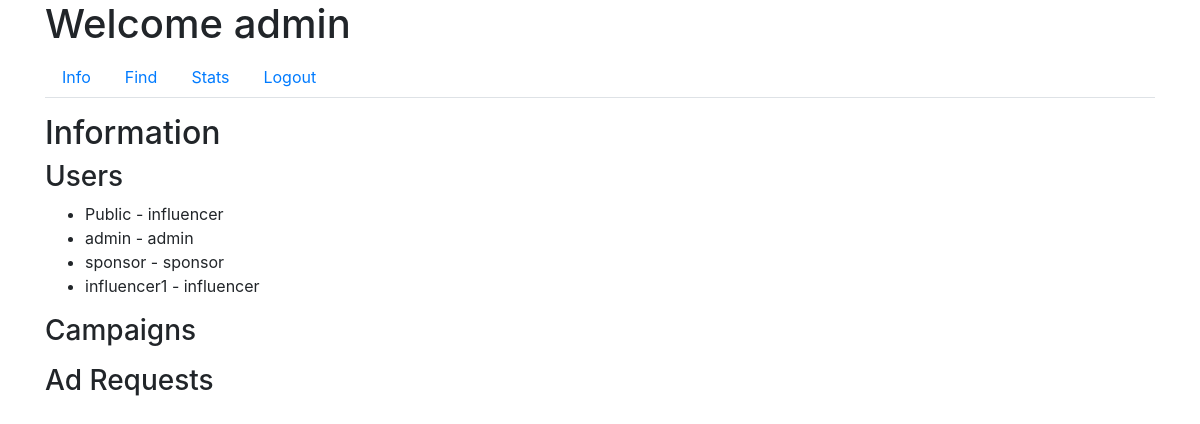
Before: /admin/info (signed in) with the older database file.
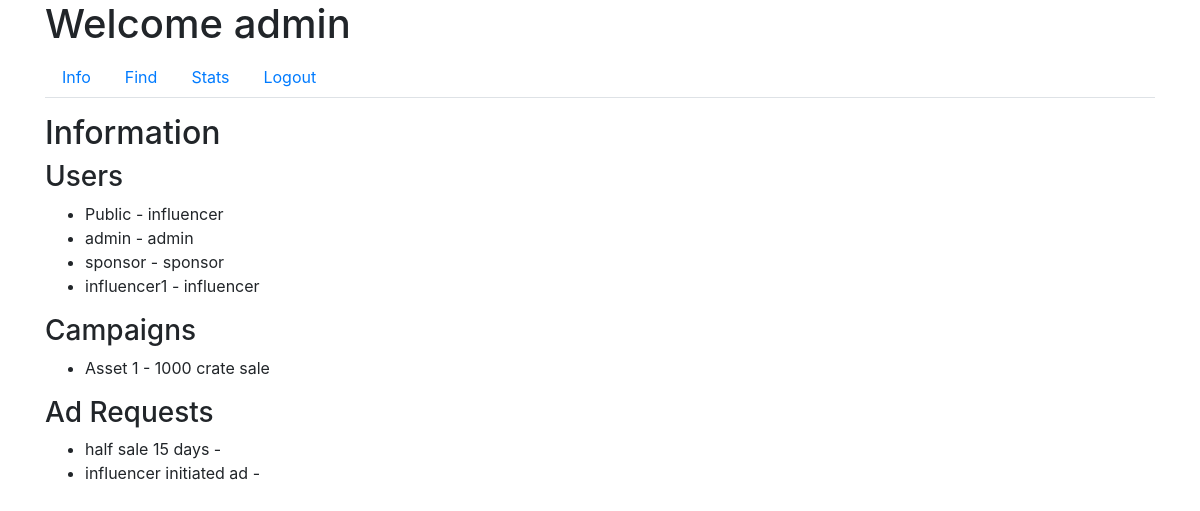
After: the same page with the newer database file.
### app/models.py (models this page shows, shortened)
class User(UserMixin, db.Model):
    id = db.Column(db.Integer, primary_key=True)
    username = db.Column(db.String(64), unique=True, nullable=False)
    email = db.Column(db.String(120), unique=True, nullable=False)
    password_hash = db.Column(db.String(128), nullable=False)
    role = db.Column(db.String(20), nullable=False)
    industry = db.Column(db.String(120))  # For Sponsors
    platforms = db.Column(db.Text)  # For Influencers
    category = db.Column(db.String(120))  # For Influencers
    niche = db.Column(db.String(120))  # For Influencers
    profile_pic = db.Column(db.String(20), nullable=False, default='download.png')
    flag = db.Column(db.Boolean, default=False, nullable=False)  # Add flag column

class Campaign(db.Model):
    id = db.Column(db.Integer, primary_key=True)
    name = db.Column(db.String(100), nullable=False)
    description = db.Column(db.Text, nullable=False)
    budget = db.Column(db.Float, nullable=False)
    visibility = db.Column(db.String(10), nullable=False)  # 'public', 'private'
    start_date = db.Column(db.Date, nullable=False)
    end_date = db.Column(db.Date, nullable=False)
    user_id = db.Column(db.Integer, db.ForeignKey('user.id'), nullable=False)
    ad_requests = db.relationship('AdRequest', backref='campaign', lazy=True)
    flag = db.Column(db.Boolean, default=False, nullable=False)  # Add flag column

class AdRequest(db.Model):
    id = db.Column(db.Integer, primary_key=True)
    campaign_id = db.Column(db.Integer, db.ForeignKey('campaign.id'), nullable=False)
    influencer_id = db.Column(db.Integer, db.ForeignKey('user.id'), nullable=False)
    requirements = db.Column(db.Text, nullable=False)
    payment_amount = db.Column(db.Float, nullable=False)
    status_influencer = db.Column(db.String(10), nullable=False)
    status_sponsor = db.Column(db.String(10), nullable=False)

### app/routes.py (the view)
@main.route('/admin/info')
@login_required
def admin_info():
    if current_user.role == 'admin':
        users = User.query.all()
        campaigns = Campaign.query.all()
        ad_requests = AdRequest.query.all()
        return render_template('admin_info.html', users=users, campaigns=campaigns, ad_requests=ad_requests)
    return redirect(url_for('main.home'))

### app/models.py (called while the page is built)
@login_manager.user_loader
def load_user(user_id):
    return User.query.get(int(user_id))

### app/templates/admin_info.html
{% extends "admin_dashboard.html" %}
{% block tab_content %}
<h2>Information</h2>
<h3>Users</h3>
<ul>
    {% for user in users %}
    <li>{{ user.username }} - {{ user.role }}</li>
    {% endfor %}
</ul>
<h3>Campaigns</h3>
<ul>
    {% for campaign in campaigns %}
    <li>{{ campaign.name }} - {{ campaign.description }}</li>
    {% endfor %}
</ul>
<h3>Ad Requests</h3>
<ul>
    {% for ad_request in ad_requests %}
    <li>{{ ad_request.requirements }} - {{ ad_request.status }}</li>
    {% endfor %}
</ul>
{% endblock %}

### app/templates/admin_dashboard.html (shortened to what this page needs)
{% extends "base.html" %}
{% block content %}
<h1>Welcome {{ current_user.username }}</h1>
<ul class="nav nav-tabs">
    <li class="nav-item">
        <a class="nav-link" href="{{ url_for('main.admin_info') }}">Info</a>
    </li>
    <li class="nav-item">
        <a class="nav-link" href="{{ url_for('main.admin_find') }}">Find</a>
    </li>
    <li class="nav-item">
        <a class="nav-link" href="{{ url_for('main.admin_stats') }}">Stats</a>
    </li>
    <li class="nav-item">
        <a class="nav-link" href="{{ url_for('main.logout') }}">Logout</a>
    </li>
</ul>
<div class="tab-content mt-3">
    {% block tab_content %}{% endblock %}
</div>
{% endblock %}

Changed rows visible on the page:
added Campaign: name "Asset 1", description "1000 crate sale"
added AdRequest: requirements "half sale 15 days"
added AdRequest: requirements "influencer initiated ad"
